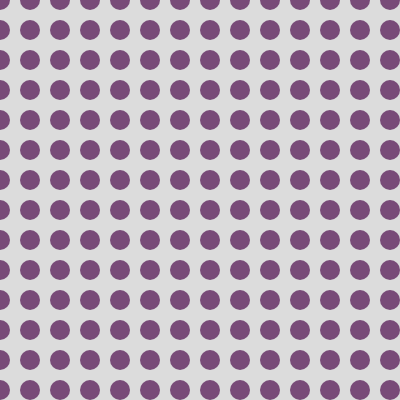
Frame 1 (no input)
Frame 60 (no input): identical to frame 1, image omitted
Frame 120 (the mouse pressed at the canvas centre since frame 60): identical to frame 1, image omitted

The p5.js sketch that drew this single still picture (run headless with seeded random() and noise() and a simulated clock; from frame 60 on, the mouse is pressed at the canvas centre):

// p5.js sketch
// ── sketch.js
balls = [];
let w =20;
function setup() {
  createCanvas(400, 400);
   for (let y = 0; y < height; y += w+10) {
    for (let x = 0; x < width; x += w+10) {
      balls.push(new Ball(x, y, w));
    }
  }
}

function draw() {
  background(220);
  for (let ball of balls) {
    ball.show();
  }

}

// ── Ball.js
class Ball {
   
    constructor(x, y, w) {
this.pos = createVector( x, y);
this.w = w;
}

show() {
noStroke();
fill(120, 75, 120);
ellipse(this.pos.x, this.pos.y, this.w, this.w);
}


}

// ── Meteor.js
class Meteor {
constructor() {
    this.pos = createVector(0,0);
    this.vel = createVector(0,0);
    this.acc = createVector(0,0);
    this.mass = 125;
}
show() {
    fill(200,0,0);
    ellipse(this.pos.x, this.pos.y, this.mass/2, this.mass/2);

}
calculateAttraction(m) {
  let force = p5.Vector.sub(m.pos,this.pos);
    let distance = force.mag();
    distance = constrain(distance, 5, 25);
    force.normalize();
    let strength = (this.mass * m.mass) / (distance * distance);
    force.mult(strength);
    return force;
  }
  move() {
    this.pos.x = mouseX;
    this.pos.y = mouseY;
  }






}
// ── Particle.js
class Particle {
   
    constructor(x, y, w) {
this.pos = createVector( x, y);
this.origin = createVector(x, y);
this.vel = createVector(0, 0);
this.acc = createVector(0, 0);
this.mass = w;
}

show() {
noStroke();
fill(120, 75, 120);
ellipse(this.pos.x, this.pos.y, this.mass, this.mass);
}
addForce(force) {
this.acc.add(force);
}
update() {
this.vel.add(this.acc);
this.pos.add(this.vel);
this.acc.mult(0);
}
calculateDrag() {
let speed = this.vel.mag();
let dragMagnitude = 0.1 * speed * speed;
let dragForce = this.vel.copy();
dragForce.mult(-1);
dragForce.normalize();
dragForce.mult(dragMagnitude);
return dragForce;


}
calculateReturnForce(k) {
  let force = p5.Vector.sub(this.origin, this.pos);
  force.mult(k);
  return force;
}

}

// ── ParticleSystem.js
class ParticleSystem {
  constructor() {
    this.particles = [];
  }

  addParticle(p) {
    this.particles.push(p);
  }

  run(meteor) {
    for (let p of this.particles) {
      let drag = p.calculateDrag();
      p.addForce(drag);

      let returnForce = p.calculateReturnForce(0.05);
      p.addForce(returnForce);

      if (dist(meteor.pos.x, meteor.pos.y, p.pos.x, p.pos.y) < 125) {
        let force = meteor.calculateAttraction(p);
        p.addForce(force);
      }

      p.update();
      p.show();
    }
  }
}
